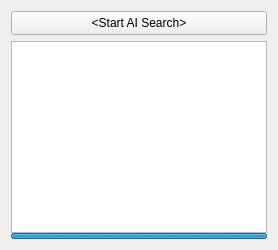
             <widget class="QWidget" name="tab_ai">
              <property name="sizePolicy">
               <sizepolicy hsizetype="Preferred" vsizetype="Preferred">
                <horstretch>0</horstretch>
                <verstretch>0</verstretch>
               </sizepolicy>
              </property>
              <property name="minimumSize">
               <size>
                <width>0</width>
                <height>0</height>
               </size>
              </property>
              <attribute name="title">
               <string>AI Assistance</string>
              </attribute>
              <attribute name="toolTip">
               <string>Use the AI to find data</string>
              </attribute>
              <layout class="QVBoxLayout" name="verticalLayout_3">
               <property name="spacing">
                <number>0</number>
               </property>
               <item>
                <widget class="QPushButton" name="pushButton_ai_search">
                 <property name="sizePolicy">
                  <sizepolicy hsizetype="Preferred" vsizetype="Fixed">
                   <horstretch>0</horstretch>
                   <verstretch>0</verstretch>
                  </sizepolicy>
                 </property>
                 <property name="minimumSize">
                  <size>
                   <width>24</width>
                   <height>24</height>
                  </size>
                 </property>
                 <property name="toolTip">
                  <string>Click here to define the options for the AI based search</string>
                 </property>
                 <property name="styleSheet">
                  <string notr="true"/>
                 </property>
                 <property name="text">
                  <string>&lt;Start AI Search&gt;</string>
                 </property>
                 <property name="flat">
                  <bool>false</bool>
                 </property>
                </widget>
               </item>
               <item>
                <spacer name="horizontalSpacer">
                 <property name="orientation">
                  <enum>Qt::Orientation::Horizontal</enum>
                 </property>
                 <property name="sizeHint" stdset="0">
                  <size>
                   <width>12</width>
                   <height>6</height>
                  </size>
                 </property>
                </spacer>
               </item>
               <item>
                <widget class="QListWidget" name="listWidget_ai">
                 <property name="minimumSize">
                  <size>
                   <width>0</width>
                   <height>20</height>
                  </size>
                 </property>
                 <property name="toolTipDuration">
                  <number>60000</number>
                 </property>
                </widget>
               </item>
               <item>
                <widget class="QProgressBar" name="ai_progressBar">
                 <property name="enabled">
                  <bool>true</bool>
                 </property>
                 <property name="sizePolicy">
                  <sizepolicy hsizetype="Expanding" vsizetype="Minimum">
                   <horstretch>0</horstretch>
                   <verstretch>0</verstretch>
                  </sizepolicy>
                 </property>
                 <property name="minimumSize">
                  <size>
                   <width>0</width>
                   <height>6</height>
                  </size>
                 </property>
                 <property name="maximumSize">
                  <size>
                   <width>16777215</width>
                   <height>6</height>
                  </size>
                 </property>
                 <property name="maximum">
                  <number>0</number>
                 </property>
                 <property name="value">
                  <number>0</number>
                 </property>
                 <property name="textVisible">
                  <bool>false</bool>
                 </property>
                </widget>
               </item>
              </layout>
             </widget>
